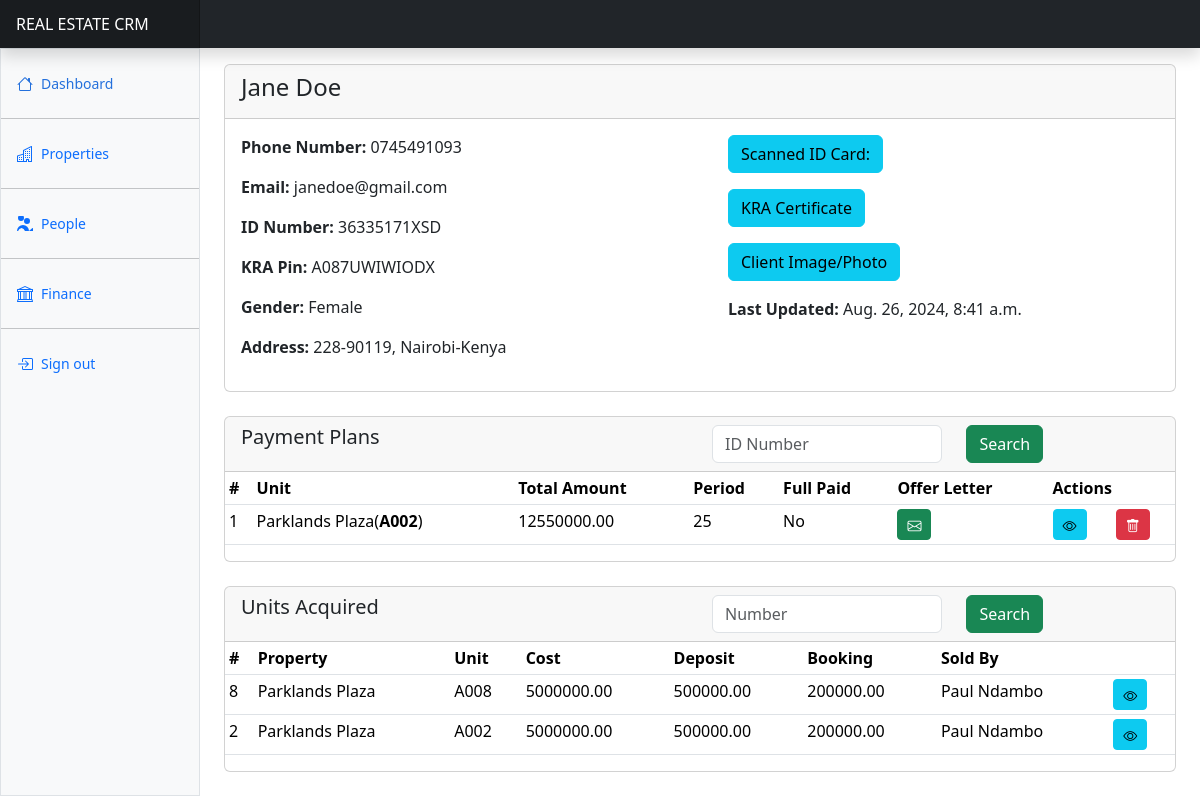
Page /users/clients/1/details/ (signed in) on the committed database.
### apps/users/models.py (models this page shows, shortened)
class Client(AbstractBaseModel):
    name = models.CharField(max_length=255)
    email = models.EmailField(null=True)
    phone_number = models.CharField(max_length=255)
    id_number = models.CharField(max_length=255, null=True)
    kra_pin = models.CharField(max_length=255, null=True)
    gender = models.CharField(max_length=255)
    address = models.CharField(max_length=255, null=True)
    city = models.CharField(max_length=255, null=True)
    country = models.CharField(max_length=255, null=True)
    id_copy = models.FileField(upload_to="client_ids/", null=True)
    kra_certificate = models.FileField(upload_to="kra_cerificates/", null=True)
    photo = models.ImageField(upload_to="client_photos/", null=True)
    acquired_by = models.ForeignKey(User, on_delete=models.SET_NULL, null=True)
    def __str__(self):
        return self.name

class User(AbstractUser, AbstractBaseModel):
    role = models.CharField(choices=ROLE_CHOICES, max_length=32)
    phone_number = models.CharField(max_length=255)
    id_number = models.CharField(max_length=255, null=True)
    kra_pin = models.CharField(max_length=255, null=True)
    gender = models.CharField(max_length=255)
    position = models.CharField(max_length=255, null=True)
    address = models.CharField(max_length=255, null=True)
    city = models.CharField(max_length=255, null=True)
    country = models.CharField(max_length=255, null=True)
    def __str__(self):
        if self.first_name and self.last_name:
            return f"{self.first_name} {self.last_name}"
        else:
            return self.username

### apps/finance/models.py (models this page shows, shortened)
class ClientPaymentPlan(AbstractBaseModel):
    client = models.ForeignKey(
        "users.Client", on_delete=models.CASCADE, related_name="clientpaymentplans"
    )
    unit = models.ForeignKey(
        "properties.PropertyUnit", on_delete=models.SET_NULL, null=True
    )
    booking_fee = models.DecimalField(max_digits=100, decimal_places=2, default=0)
    deposit_fee = models.DecimalField(max_digits=100, decimal_places=2, default=0)
    period = models.IntegerField(default=1)
    installment_amount = models.DecimalField(
        max_digits=100, decimal_places=2, default=0
    )
    total_amount = models.DecimalField(max_digits=100, decimal_places=2, default=0)
    first_repayment_date = models.DateField(null=True)
    fully_paid = models.BooleanField(default=False)

### apps/properties/models.py (models this page shows)
class PropertyUnit(AbstractBaseModel):
    unit_number = models.CharField(max_length=255)
    property = models.ForeignKey(
        Property, on_delete=models.CASCADE, related_name="propertyunits"
    )
    client = models.ForeignKey("users.Client", related_name="clientunits", on_delete=models.SET_NULL, null=True)
    cost = models.DecimalField(max_digits=100, decimal_places=2, default=0)
    booking_fee = models.DecimalField(max_digits=100, decimal_places=2, default=0)
    deposit_fee = models.DecimalField(max_digits=100, decimal_places=2, default=0)
    unit_status = models.CharField(
        max_length=255, choices=UNIT_STATUSES, default="Available"
    )
    sold_by = models.ForeignKey("users.User", on_delete=models.SET_NULL, null=True)
    def __str__(self):
        return self.unit_number

class Property(AbstractBaseModel):
    name = models.CharField(max_length=255)
    property_type = models.CharField(max_length=255, choices=PROPERTY_TYPES)
    location = models.CharField(max_length=255)
    town = models.CharField(max_length=255, null=True)
    county = models.CharField(max_length=255, null=True)
    total_units = models.IntegerField(default=1)
    total_cost = models.DecimalField(max_digits=100, decimal_places=2)
    image = models.ImageField(upload_to="property_images/", null=True)
    title_deed = models.FileField(upload_to="property_title_deeds/", null=True)
    sold_out = models.BooleanField(default=False)
    booking_fee = models.DecimalField(max_digits=100, decimal_places=2, default=0)
    deposit_fee = models.DecimalField(max_digits=100, decimal_places=2, default=0)
    def __str__(self):
        return self.name

### apps/users/clients/views.py (the view)
# urls.py: path("clients/<int:id>/details/", client_details, name="client-details"),
@login_required(login_url="/users/login/")
def client_details(request, id):
    client = Client.objects.get(id=id)
    plans = client.clientpaymentplans.all().order_by("-created")
    units = client.clientunits.all().order_by("-created")
    if request.method == "POST":
        search_text = request.POST.get("search_text")
        plans = client.clientpaymentplans.filter(
            Q(unit__unit_number__icontains=search_text)
        ).order_by("-created")
    context = {"client": client, "plans": plans, "units": units}
    return render(request, "clients/client_details.html", context)

### templates/clients/client_details.html (shortened to what this page needs)
{% extends "base.html" %}
{% block content %}
  <div class="card mb-4">
    <div class="card-header">
        <h4>{{client.name}}</h4>
    </div>
    <div class="row">
      <div class="col">
        <div class="card-body">
          <p><strong>Phone Number:</strong> {{client.phone_number}}</p>
          <p><strong>Email:</strong> {{client.email}}</p>
          <p><strong>ID Number:</strong> {{client.id_number}}</p>
          <p><strong>KRA Pin:</strong> {{client.kra_pin}}</p>
          <p><strong>Gender:</strong> {{client.gender}}</p>
          <p><strong>Address:</strong> {{client.address}}, {{client.city}}-{{client.country}}</p>
      </div>
      </div>
      <div class="col">
        <div class="card-body">
          <p><a href="{{client.id_copy.url}}" target="_blank" class="btn btn-info">Scanned ID Card:</a></p>
          <p><a href="{{client.kra_certificate.url}}" target="_blank" class="btn btn-info">KRA Certificate</a></p>
          <p><a href="{{client.photo.url}}" target="_blank" class="btn btn-info">Client Image/Photo</a></p>
          <p><strong>Last Updated:</strong> {{client.modified}}</p>
      </div>
      </div>
    </div>
</div>
<div class="card mb-4">
    <div class="card-header">
        <div class="row">
            <div class="col">
                <h5>Payment Plans</h5>
            </div>
            <div class="col">
                <form method="POST">
                    <div class="input-group">
                      <div class="row">
                        <div class="col-8">
                          <input type="text" class="form-control" name="search_text" id="search_text" placeholder="ID Number" >
                        </div>
                        <div class="col-4">
                          <button class="btn btn-success">Search</button>
                        </div>
                      </div>
                    </div>
                  </form>
            </div>
        </div>
    </div>
    <table class="table table-sm">
        <thead>
            <tr>
            <th scope="col">#</th>
              <th scope="col">Unit</th>
              <th scope="col">Total Amount</th>
              <th scope="col">Period</th>
              <th scope="col">Full Paid</th>
              <th scope="col">Offer Letter</th>
              <th scope="col" colspan="2">Actions</th>
            </tr>
        </thead>
        <tbody>
            {% for plan in plans %}
            <tr>
              <td>{{plan.id}}</td>
              <td>{{plan.unit.property}}(<b>{{plan.unit}}</b>)</td>
              <td>{{plan.total_amount}}</td>
              <td>{{plan.period}}</td>
              <td>{% if plan.fully_paid %} Yes {% else %} No {% endif %}</td>
              <td><a href="#" class="btn btn-success btn-sm"><i class="bi bi-envelope"></i></a></td>
              <td><a href="{% url 'payment-plan-details' plan.id %}" class="btn btn-info btn-sm">
                <i class="bi bi-eye"></i>
              </a></td>
              <td><a class="btn btn-danger btn-sm" data-bs-toggle="modal" data-bs-target="#deletePlanModal{{ plan.id }}">
                <i class="bi bi-trash"></i>
              </a></td>
            </tr>
            {% endfor %}
          </tbody>
    </table>
</div>
<div class="card mb-4">
  <div class="card-header">
      <div class="row">
          <div class="col">
              <h5>Units Acquired</h5>
          </div>
          <div class="col">
              <form method="POST">
                  <div class="input-group">
                    <div class="row">
                      <div class="col-8">
                        <input type="text" class="form-control" name="search_text" id="search_text" placeholder="Number" >
                      </div>
                      <div class="col-4">
                        <button class="btn btn-success">Search</button>
                      </div>
                    </div>
                  </div>
                </form>
          </div>
      </div>
  </div>
  <table class="table table-sm">
      <thead>
          <tr>
          <th scope="col">#</th>
          <th scope="col">Property</th>
            <th scope="col">Unit</th>
            <th scope="col">Cost</th>
            <th scope="col">Deposit</th>
            <th scope="col">Booking</th>
            <th scope="col">Sold By</th>
            <th scope="col"></th>
          </tr>
      </thead>
      <tbody>
          {% for unit in units %}
          <tr>
            <td>{{unit.id}}</td>
            <td>{{unit.property}}</td>
            <td>{{unit.unit_number}}</td>
            <td>{{unit.cost}}</td>
            <td>{{unit.deposit_fee}}</td>
            <td>{{unit.booking_fee}}</td>
            <td>{{unit.sold_by}}</td>
            <td><a href="#" class="btn btn-info btn-sm" data-bs-toggle="modal" data-bs-target="#unitDetailsModal{{unit.id}}">
              <i class="bi bi-eye"></i>
            </a></td>
          </tr>
          {% endfor %}
        </tbody>
  </table>
</div>
{% endblock content %}

### static/dashboard.css (style rules this page uses)
.bi { display: inline-block; width: 1rem; height: 1rem; }

### templates/base.html (style rules this page uses)
.bi { vertical-align: -.125em; fill: currentColor; }

### rows in the picture
Client: name "Jane Doe", phone_number "0745491093", email "janedoe@gmail.com", id_number "36335171XSD", kra_pin "A087UWIWIODX", gender "Female", address "228-90119", city "Nairobi", country "Kenya", modified "Aug. 26, 2024, 8:41 a.m."
ClientPaymentPlan: id "1", unit.property "Parklands Plaza", unit "A002", total_amount "12550000.00", period "25", fully_paid "No"
PropertyUnit: id "8", property "Parklands Plaza", unit_number "A008", cost "5000000.00", deposit_fee "500000.00", booking_fee "200000.00", sold_by "Paul Ndambo"
PropertyUnit: id "2", property "Parklands Plaza", unit_number "A002", cost "5000000.00", deposit_fee "500000.00", booking_fee "200000.00", sold_by "Paul Ndambo"
